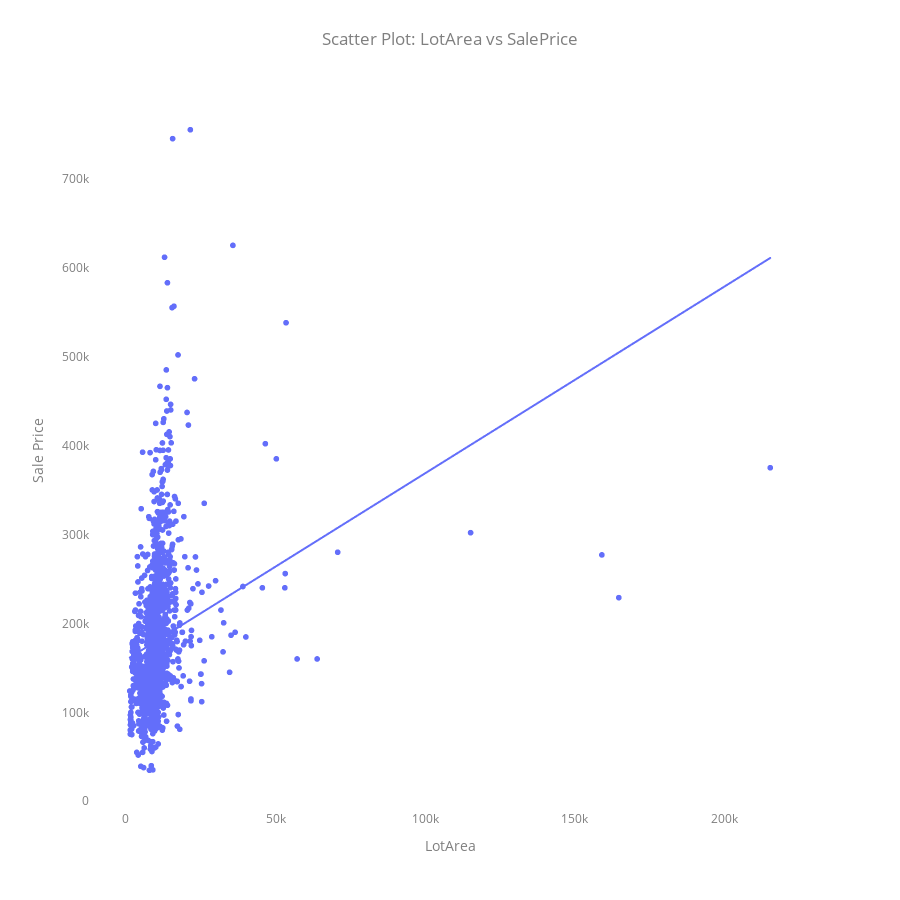
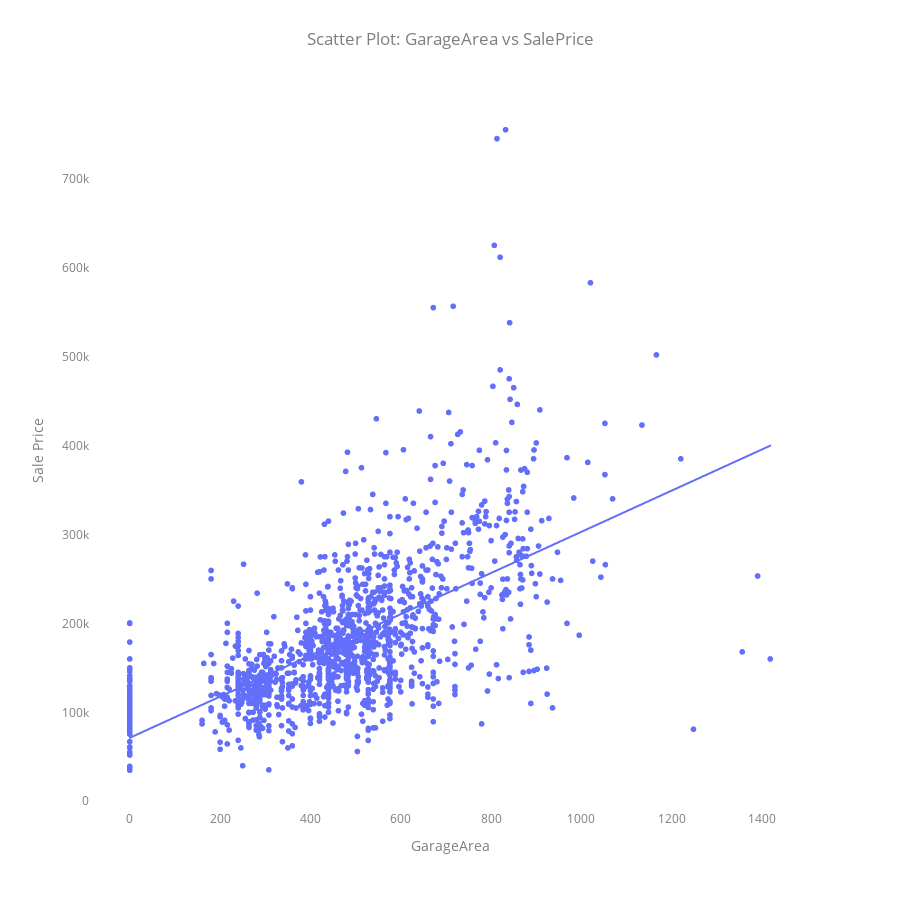
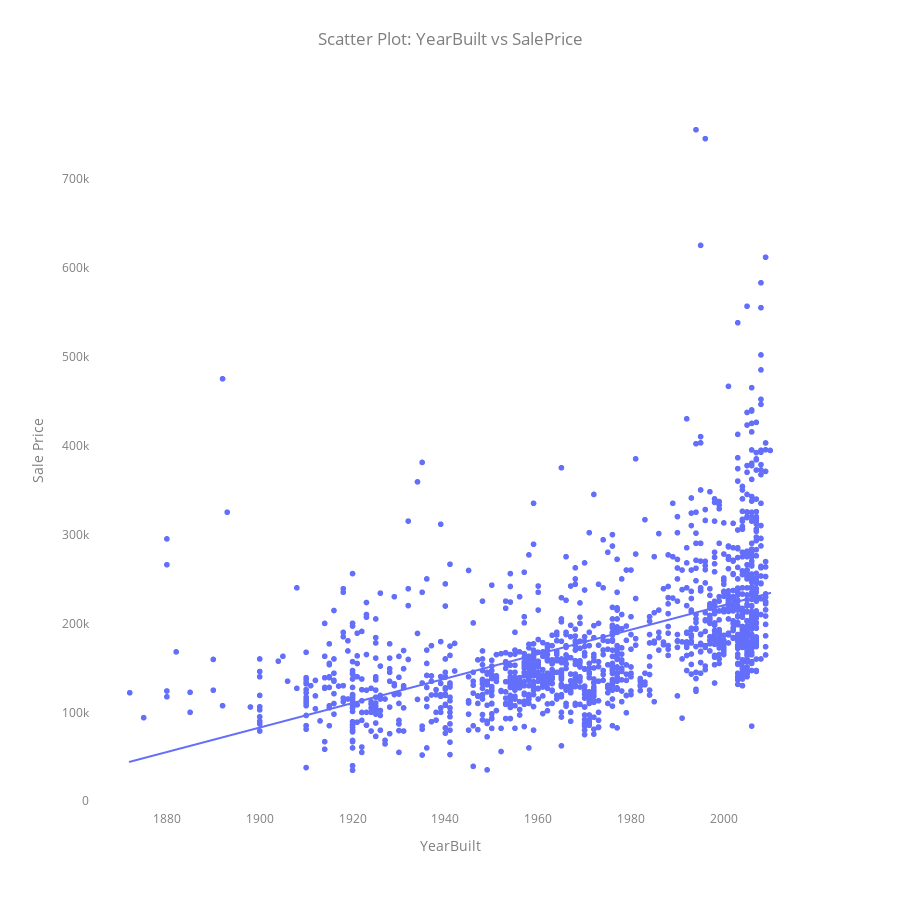
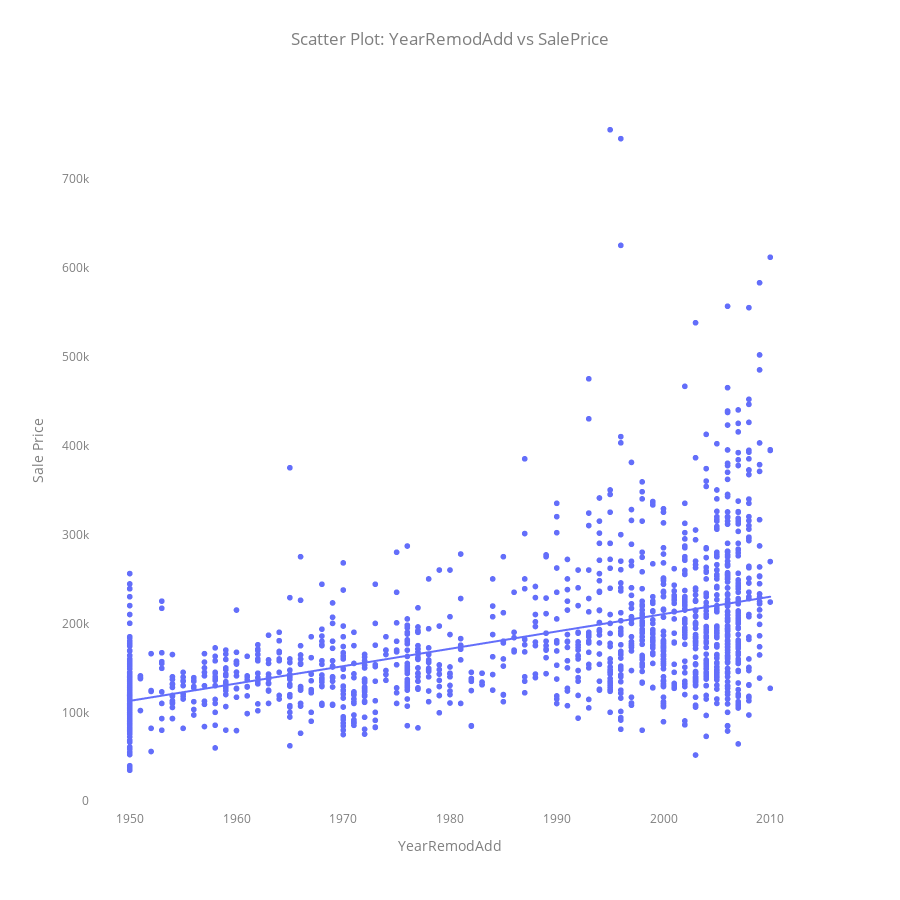

The notebook cell these images were saved under, in order:
### Code cell
eda.saleprice_scatter_plot('LotArea')
eda.saleprice_scatter_plot('GarageArea')
eda.saleprice_scatter_plot('YearBuilt')
eda.saleprice_scatter_plot('YearRemodAdd')
eda.correlation_matrix('peach')
eda.saleprice_distribution('#5F8575')

### Figure 1 — Plotly figure (JSON) as saved in the notebook; plotly's stock layout.template omitted (floating-point values rounded to 4 significant figures; data arrays with more than 128 entries replaced by an {"elided": "..."} marker saying what was removed)
{"data": [{"hovertemplate": "LotArea=%{x}<br>Sale Price=%{y}<extra></extra>", "legendgroup": "", "marker": {"color": "#636efa", "symbol": "circle"}, "mode": "markers", "name": "", "showlegend": false, "type": "scattergl", "x": {"elided": "1460 int values"}, "xaxis": "x", "y": {"elided": "1460 int values"}, "yaxis": "y"}, {"hovertemplate": "<b>OLS trendline</b><br>SalePrice = 2.09997 * LotArea + 158836<br>R<sup>2</sup>=0.069613<br><br>LotArea=%{x}<br>Sale Price=%{y} <b>(trend)</b><extra></extra>", "legendgroup": "", "marker": {"color": "#636efa", "symbol": "circle"}, "mode": "lines", "name": "", "showlegend": false, "type": "scattergl", "x": {"elided": "1460 int values"}, "xaxis": "x", "y": {"elided": "1460 float values"}, "yaxis": "y"}], "layout": {"font": {"color": "#7f7f7f"}, "height": 900, "legend": {"tracegroupgap": 0}, "margin": {"b": 90, "l": 90, "r": 90, "t": 90}, "paper_bgcolor": "rgba(0,0,0,0)", "plot_bgcolor": "rgba(0,0,0,0)", "title": {"text": "Scatter Plot: LotArea vs SalePrice", "x": 0.5}, "xaxis": {"anchor": "y", "domain": [0, 1], "title": {"text": "LotArea"}}, "yaxis": {"anchor": "x", "domain": [0, 1], "title": {"text": "Sale Price"}}}}

### Figure 2 — Plotly figure (JSON) as saved in the notebook; plotly's stock layout.template omitted (floating-point values rounded to 4 significant figures; data arrays with more than 128 entries replaced by an {"elided": "..."} marker saying what was removed)
{"data": [{"hovertemplate": "GarageArea=%{x}<br>Sale Price=%{y}<extra></extra>", "legendgroup": "", "marker": {"color": "#636efa", "symbol": "circle"}, "mode": "markers", "name": "", "showlegend": false, "type": "scattergl", "x": {"elided": "1460 int values"}, "xaxis": "x", "y": {"elided": "1460 int values"}, "yaxis": "y"}, {"hovertemplate": "<b>OLS trendline</b><br>SalePrice = 231.646 * GarageArea + 71357.4<br>R<sup>2</sup>=0.388667<br><br>GarageArea=%{x}<br>Sale Price=%{y} <b>(trend)</b><extra></extra>", "legendgroup": "", "marker": {"color": "#636efa", "symbol": "circle"}, "mode": "lines", "name": "", "showlegend": false, "type": "scattergl", "x": {"elided": "1460 int values"}, "xaxis": "x", "y": {"elided": "1460 float values"}, "yaxis": "y"}], "layout": {"font": {"color": "#7f7f7f"}, "height": 900, "legend": {"tracegroupgap": 0}, "margin": {"b": 90, "l": 90, "r": 90, "t": 90}, "paper_bgcolor": "rgba(0,0,0,0)", "plot_bgcolor": "rgba(0,0,0,0)", "title": {"text": "Scatter Plot: GarageArea vs SalePrice", "x": 0.5}, "xaxis": {"anchor": "y", "domain": [0, 1], "title": {"text": "GarageArea"}}, "yaxis": {"anchor": "x", "domain": [0, 1], "title": {"text": "Sale Price"}}}}

### Figure 3 — Plotly figure (JSON) as saved in the notebook; plotly's stock layout.template omitted (floating-point values rounded to 4 significant figures; data arrays with more than 128 entries replaced by an {"elided": "..."} marker saying what was removed)
{"data": [{"hovertemplate": "YearBuilt=%{x}<br>Sale Price=%{y}<extra></extra>", "legendgroup": "", "marker": {"color": "#636efa", "symbol": "circle"}, "mode": "markers", "name": "", "showlegend": false, "type": "scattergl", "x": {"elided": "1460 int values"}, "xaxis": "x", "y": {"elided": "1460 int values"}, "yaxis": "y"}, {"hovertemplate": "<b>OLS trendline</b><br>SalePrice = 1375.37 * YearBuilt + -2.53031e+06<br>R<sup>2</sup>=0.273422<br><br>YearBuilt=%{x}<br>Sale Price=%{y} <b>(trend)</b><extra></extra>", "legendgroup": "", "marker": {"color": "#636efa", "symbol": "circle"}, "mode": "lines", "name": "", "showlegend": false, "type": "scattergl", "x": {"elided": "1460 int values"}, "xaxis": "x", "y": {"elided": "1460 float values"}, "yaxis": "y"}], "layout": {"font": {"color": "#7f7f7f"}, "height": 900, "legend": {"tracegroupgap": 0}, "margin": {"b": 90, "l": 90, "r": 90, "t": 90}, "paper_bgcolor": "rgba(0,0,0,0)", "plot_bgcolor": "rgba(0,0,0,0)", "title": {"text": "Scatter Plot: YearBuilt vs SalePrice", "x": 0.5}, "xaxis": {"anchor": "y", "domain": [0, 1], "title": {"text": "YearBuilt"}}, "yaxis": {"anchor": "x", "domain": [0, 1], "title": {"text": "Sale Price"}}}}

### Figure 4 — Plotly figure (JSON) as saved in the notebook; plotly's stock layout.template omitted (floating-point values rounded to 4 significant figures; data arrays with more than 128 entries replaced by an {"elided": "..."} marker saying what was removed)
{"data": [{"hovertemplate": "YearRemodAdd=%{x}<br>Sale Price=%{y}<extra></extra>", "legendgroup": "", "marker": {"color": "#636efa", "symbol": "circle"}, "mode": "markers", "name": "", "showlegend": false, "type": "scattergl", "x": {"elided": "1460 int values"}, "xaxis": "x", "y": {"elided": "1460 int values"}, "yaxis": "y"}, {"hovertemplate": "<b>OLS trendline</b><br>SalePrice = 1951.3 * YearRemodAdd + -3.69215e+06<br>R<sup>2</sup>=0.257151<br><br>YearRemodAdd=%{x}<br>Sale Price=%{y} <b>(trend)</b><extra></extra>", "legendgroup": "", "marker": {"color": "#636efa", "symbol": "circle"}, "mode": "lines", "name": "", "showlegend": false, "type": "scattergl", "x": {"elided": "1460 int values"}, "xaxis": "x", "y": {"elided": "1460 float values"}, "yaxis": "y"}], "layout": {"font": {"color": "#7f7f7f"}, "height": 900, "legend": {"tracegroupgap": 0}, "margin": {"b": 90, "l": 90, "r": 90, "t": 90}, "paper_bgcolor": "rgba(0,0,0,0)", "plot_bgcolor": "rgba(0,0,0,0)", "title": {"text": "Scatter Plot: YearRemodAdd vs SalePrice", "x": 0.5}, "xaxis": {"anchor": "y", "domain": [0, 1], "title": {"text": "YearRemodAdd"}}, "yaxis": {"anchor": "x", "domain": [0, 1], "title": {"text": "Sale Price"}}}}
